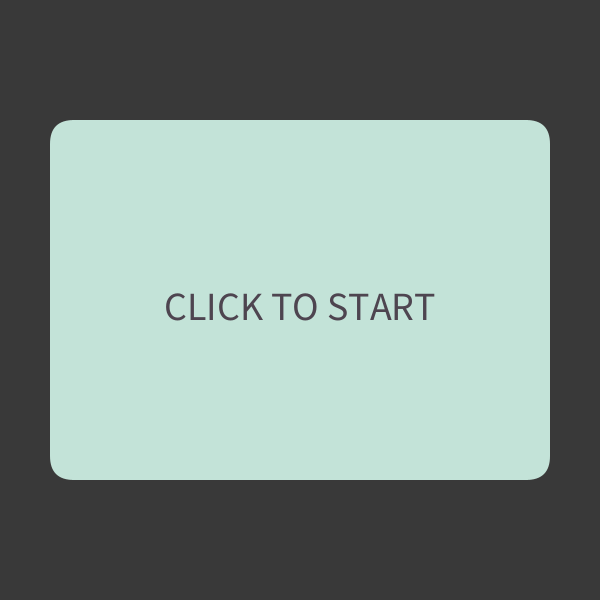
Frame 1 (no input)
Frame 60 (the mouse pressed at the canvas centre just before this capture): identical to frame 1, image omitted
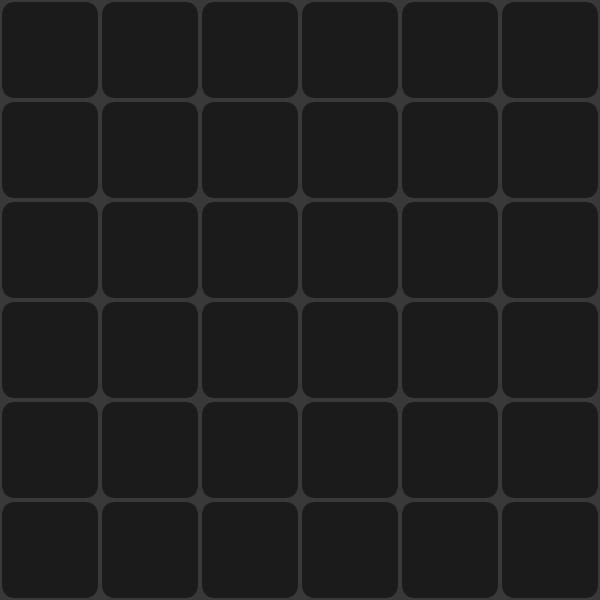
Frame 120 (the mouse held since frame 60 and released just before this capture)

The Processing sketch that drew these frames (run headless with seeded random() and noise(); from frame 60 on, the mouse is pressed at the canvas centre):

// Processing sketch: VisualMemoryTrainer
// ── VisualMemoryTrainer.pde
Pattern pat;

void setup() {
  size(600, 600);
  noStroke();
  createPattern();
}

void createPattern() {
   pat = new Pattern(6, 6, 0.30);
}

void draw() {
  background(57);
  pat.show();
  pat.update();  
}

void mousePressed() {
  pat.press(); 
}

void keyPressed() {
  if(key == 'r')createPattern();
}

// ── Pattern.pde
class Pattern {
  boolean[][] pattern;
  boolean[][] played;
  int w, h;
  float filling;


  //CONSTRUCTOR
  Pattern(int w, int h) {
    create(w, h, 0.5);
  }
  
  Pattern(int w, int h, float filledRatio) {
    create(w, h, filledRatio);
  }
  
  
  int WAITING_LENGTH = 0, WIN_PAUSE_LENGTH = 1000;
  long startTime = -1;
  int state = 0;
  public static final int STATE_WAITING_TO_START = -1, STATE_SHOW = 0, STATE_PLAYER = 1, STATE_FINISHED = 2;
  
  WinParticles winParticles = null;
  
  void create(int w, int h, float filledRatio) {
    filling = filledRatio;
    winParticles = null;
    
    WAITING_LENGTH = (int)(Math.sqrt((w + h) / 4) * 500);
    startTime = -1;
    state = STATE_WAITING_TO_START;
    
    this.w = w;
    this.h = h;
    pattern = new boolean[h][w];
    played  = new boolean[h][w];
    for (int i = 0; i < h; i++) {
      for (int j = 0; j < w; j++) {
        pattern[i][j] = Math.random() < filling;
      }
    }
  }
  
  public void show() {
    noStroke();
    if (state == STATE_WAITING_TO_START) {
      fill(#C3E3D8);
      rect(50, 120, width - 100, height - 240, 24);
      
      fill(#4E4550);
      textSize(40);
      textAlign(CENTER);
      text("CLICK TO START", width / 2, height / 2 + 20);
      return;
    }
    
    
    int dw = width / w, dh = height / h, padding = 2;

    for (int i = 0; i < h; i++) {
      for (int j = 0; j < w; j++) {
        if (state == STATE_PLAYER) {
          if (!played[i][j])       fill(27     );
          else if (pattern[i][j])  fill(#4DD376);
          else                     fill(#EA4545);
        } else {
          if (pattern[i][j])       fill(#4DD376);
          else                     fill(27      );
        }
        rect(j * dw + padding, i * dh + padding, 
          dw - 2 * padding, dh - 2 * padding, 14);
      }
    }
  }

  
  void update() {
    if (state == STATE_SHOW && (System.nanoTime() - startTime) / 1000000 >= WAITING_LENGTH) {
      state = STATE_PLAYER;
    } else if (state == STATE_FINISHED) {
      winParticles.update();
      if((System.nanoTime() - startTime) / 1000000 >= WIN_PAUSE_LENGTH)create(w, h, filling);
    }
  }

  void press() {
    if (state == STATE_WAITING_TO_START) {
      state = STATE_SHOW;
      startTime = System.nanoTime();
    } else if (state == STATE_PLAYER) {
      played[mouseY / (height / h)][mouseX / (width / w)] = !played[mouseY / (height / h)][mouseX / (width / w)];

      boolean everythingCorrect = true;
      for (int i = 0; i < h; i++) {
        for (int j = 0; j < w; j++) {
          if (pattern[i][j] != played[i][j])everythingCorrect = false;
        }
      }
      if(everythingCorrect) {
        winParticles = new WinParticles();
        state = STATE_FINISHED;
        startTime = System.nanoTime();
      }
    }
  }
}

// ── WinParticles.pde
class WinParticles {
  
  Particle first = null;
  
  WinParticles() {
    for(int i = 0; i < 500; i++)addNewParticle();
  }
  
  void addNewParticle() {
    Particle newFirst = new Particle();
    newFirst.next = first;
    first = newFirst;
  }
  
  void update() {
    update(first);
  }
  
  void update(Particle current) {
    if(current == null)return;
    current.update();
    current.show();
    update(current.next);
  }
  
  class Particle {
    float x, y, vx, vy, a;
    color col;
    Particle next = null;
    
    Particle() {
      a = random(0.6, 1.3);
     reset();
    }
    
    void reset() {
      col = color(random(190, 255), random(150, 255), random(90, 180));
      x = mouseX; y = mouseY;
     vx = random(-3, 3); vy = random(-3, 3);
   }
      
    void update() {
      x += vx;
      y += vy;
      vy += a;
      
      if(y > height)reset();
    }
    
    void show() {
      fill(col);
      stroke(col);
      line(x-5, y, x+5 , y); 
      line(x, y-5, x , y+5); 
      ellipse(x, y, 2, 2);
    }
  }
}
